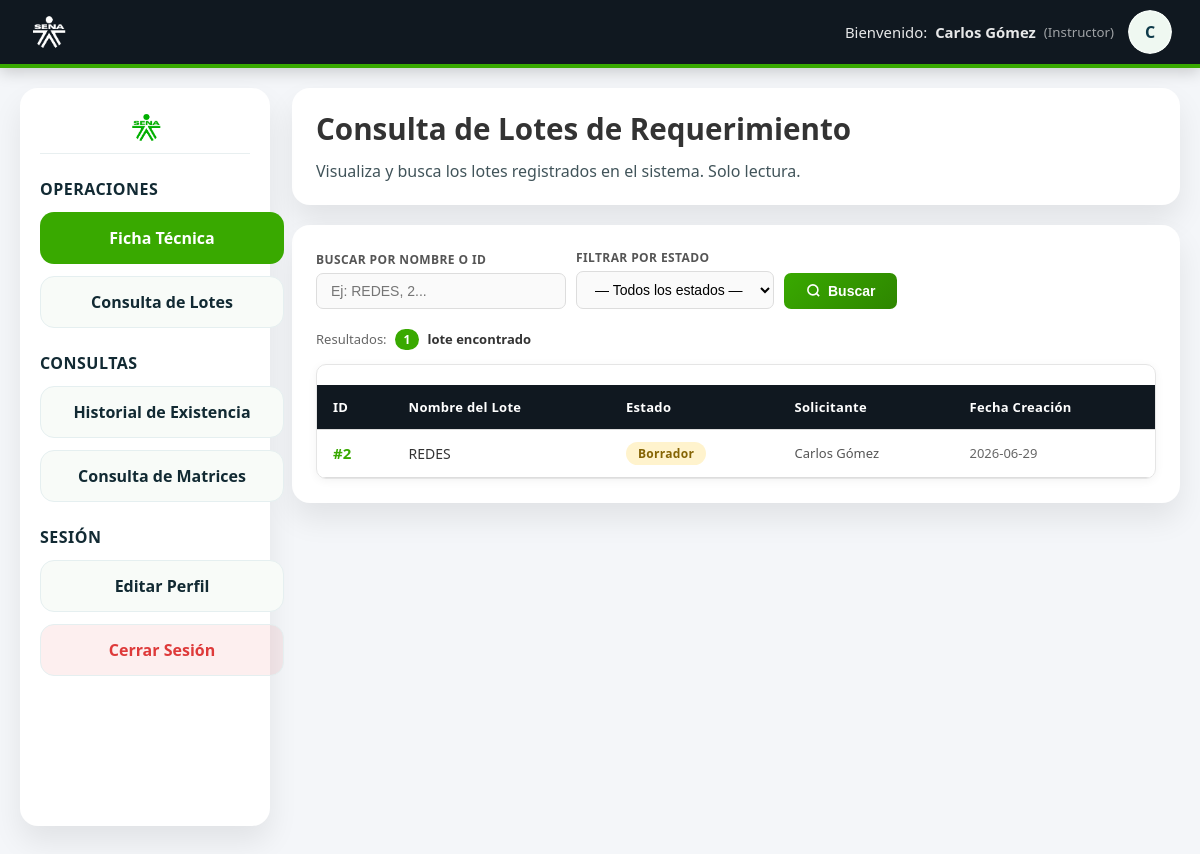
The page /crear.php (signed in) on the database its author committed.
### tables this page shows
CREATE TABLE `lote_requerimiento` (
  `ID_LOTE` int(11) NOT NULL,
  `ID_SOLICITANTE` int(11) NOT NULL,
  `LOTE_NOMBRE` varchar(100) NOT NULL,
  `ESTADO_TRAMITE` enum('Borrador','Enviado','Aprobado','Rechazado') NOT NULL,
  `FECHA_CREACION` date NOT NULL
);

CREATE TABLE `usuario` (
  `ID_USUARIO` int(11) NOT NULL,
  `ID_ROL` int(11) NOT NULL,
  `DOCUMENTO` varchar(20) NOT NULL,
  `NOMBRE` varchar(100) NOT NULL,
  `APELLIDO` varchar(100) NOT NULL,
  `EMAIL` varchar(100) NOT NULL,
  `PASSWORD` text NOT NULL,
  `ESTADO` enum('Activo','Inactivo','Pendiente') DEFAULT 'Activo'
);

### crear.php (the view, shortened to what this page needs)
<?php
require_once 'conexion.php';
$photoPath = null;
$busqueda = trim($_GET['q'] ?? '');
$params = [];
$sql = "SELECT lr.ID_LOTE, lr.LOTE_NOMBRE, lr.ESTADO_TRAMITE, lr.FECHA_CREACION,
               u.NOMBRE, u.APELLIDO
        FROM lote_requerimiento lr
        LEFT JOIN usuario u ON lr.ID_SOLICITANTE = u.ID_USUARIO";
$sql .= " ORDER BY lr.FECHA_CREACION DESC, lr.ID_LOTE DESC";
$stmt = $pdo->prepare($sql);
$stmt->execute($params);
$lotes = $stmt->fetchAll();
$total = count($lotes);
?>
<!DOCTYPE html>
<html lang="es">
<head>
    <link rel="stylesheet" href="estilos.css">
</head>
<body>
<header class="dashboard-header">
    <div class="header-brand">
        <img src="imagenes/sena-logo.png" alt="SENA">
    </div>
    <div class="header-user">
        <div class="header-user-text">
            Bienvenido: <strong><?= htmlspecialchars($_SESSION['usuario_nombre']) ?></strong>
            <span class="header-user-role">(<?= htmlspecialchars($_SESSION['rol_nombre']) ?>)</span>
        </div>
        <a href="instructor_profile.php" class="header-avatar-link" title="Editar perfil">
            <?php if ($photoPath): ?>
                <img src="<?= htmlspecialchars($photoPath) ?>" alt="Foto perfil" class="header-avatar">
            <?php else: ?>
                <div class="header-avatar"><?= strtoupper(substr($_SESSION['usuario_nombre'], 0, 1)) ?></div>
            <?php endif; ?>
        </a>
    </div>
</header>
<div class="dashboard-page">
    <aside class="dashboard-sidebar">
        <div class="sidebar-logo">
            <img src="imagenes/sena-logo.png" alt="SENA">
        </div>
        <div class="sidebar-group">
            <h4>Operaciones</h4>
            <a href="crear_ficha_tecnica.php" class="sidebar-link sidebar-link--primary">Ficha Técnica</a>
            <a href="crear.php" class="sidebar-link active">Consulta de Lotes</a>
        </div>
        <div class="sidebar-group">
            <h4>Consultas</h4>
            <a href="historial_existencia.php" class="sidebar-link">Historial de Existencia</a>
            <a href="matriz.php" class="sidebar-link">Consulta de Matrices</a>
        </div>
        <div class="sidebar-group sidebar-group--session">
            <h4>Sesión</h4>
            <a href="instructor_profile.php" class="sidebar-link">Editar Perfil</a>
            <a href="logout.php" class="sidebar-link sidebar-link--logout">Cerrar Sesión</a>
        </div>
    </aside>
    <main class="dashboard-main">
        <div class="dashboard-topbar">
            <div>
                <h2>Consulta de Lotes de Requerimiento</h2>
                <p class="dashboard-subtitle">Visualiza y busca los lotes registrados en el sistema. Solo lectura.</p>
            </div>
        </div>
        <div class="panel-card">
            <form method="GET" action="crear.php" id="form-busqueda">
                <div class="search-bar">
                    <div class="field-group">
                        <label for="q">Buscar por nombre o ID</label>
                        <input
                            type="text"
                            id="q"
                            name="q"
                            class="search-input"
                            placeholder="Ej: REDES, 2..."
                            value="<?= htmlspecialchars($busqueda) ?>"
                            autocomplete="off"
                        >
                    </div>
                    <div class="field-group">
                        <label for="estado">Filtrar por estado</label>
                        <select name="estado" id="estado" class="search-input" style="min-width:160px">
                            <option value="">— Todos los estados —</option>
                        </select>
                    </div>
                    <button type="submit" class="btn-buscar" id="btn-buscar">
                        <svg xmlns="http://www.w3.org/2000/svg" width="15" height="15" viewBox="0 0 24 24"
                             fill="none" stroke="currentColor" stroke-width="2.5">
                            <circle cx="11" cy="11" r="8"/><line x1="21" y1="21" x2="16.65" y2="16.65"/>
                        </svg>
                        Buscar
                    </button>
                </div>
            </form>
            <div class="results-meta">
                <span>Resultados:</span>
                <span class="badge-count"><?= $total ?></span>
                <strong>lote<?= $total !== 1 ? 's' : '' ?> encontrado<?= $total !== 1 ? 's' : '' ?></strong>
            </div>
            <div class="lotes-table-wrap">
                <table class="lotes-table">
                    <thead>
                        <tr>
                            <th>ID</th>
                            <th>Nombre del Lote</th>
                            <th>Estado</th>
                            <th>Solicitante</th>
                            <th>Fecha Creación</th>
                        </tr>
                    </thead>
                    <tbody>
                        <?php if (empty($lotes)): ?>
                            <tr>
                                <td colspan="5">
                                    <div class="empty-state">
                                        <svg xmlns="http://www.w3.org/2000/svg" width="52" height="52"
                                             viewBox="0 0 24 24" fill="none" stroke="#bbb" stroke-width="1.5">
                                            <circle cx="11" cy="11" r="8"/>
                                            <line x1="21" y1="21" x2="16.65" y2="16.65"/>
                                            <line x1="8" y1="11" x2="14" y2="11"/>
                                        </svg>
                                        <p>No se encontraron lotes</p>
                                        <span>Intenta con otro término o limpia los filtros</span>
                                    </div>
                                </td>
                            </tr>
                        <?php else: ?>
                            <?php foreach ($lotes as $l): ?>
                                <?php
                                    $estadoClass = 'badge-' . strtolower($l['ESTADO_TRAMITE']);
                                    $solicitante = trim(($l['NOMBRE'] ?? '') . ' ' . ($l['APELLIDO'] ?? ''));
                                ?>
                                <tr>
                                    <td class="td-id">#<?= htmlspecialchars($l['ID_LOTE']) ?></td>
                                    <td class="td-nombre"><?= htmlspecialchars($l['LOTE_NOMBRE']) ?></td>
                                    <td>
                                        <span class="badge-estado <?= htmlspecialchars($estadoClass) ?>">
                                            <?= htmlspecialchars($l['ESTADO_TRAMITE']) ?>
                                        </span>
                                    </td>
                                    <td class="td-solicitante"><?= htmlspecialchars($solicitante) ?></td>
                                    <td class="td-fecha"><?= htmlspecialchars($l['FECHA_CREACION']) ?></td>
                                </tr>
                            <?php endforeach; ?>
                        <?php endif; ?>
                    </tbody>
                </table>
            </div>
        </div>
    </main>
</div>
</body>
</html>

### crear.php (style rules this page uses)
.search-bar { display: flex; gap: 10px; align-items: flex-end; flex-wrap: wrap; margin-bottom: 20px; }
.search-bar .field-group { display: flex; flex-direction: column; gap: 5px; }
.search-bar label { font-size: 12px; font-weight: 600; color: #555; text-transform: uppercase; letter-spacing: 0.4px; }
.search-input { border: 1.5px solid #ddd; border-radius: 7px; padding: 9px 14px; font-size: 14px; outline: none; background: #fafafa; transition: border-color 0.2s, box-shadow 0.2s; min-width: 220px; }
.btn-buscar { background: linear-gradient(135deg,#39a900,#2e8600); color: #fff; border: none; border-radius: 7px; padding: 10px 22px; font-size: 14px; font-weight: 600; cursor: pointer; transition: background 0.2s, transform 0.1s; display: flex; align-items: center; gap: 7px; }
.results-meta { font-size: 13px; color: #666; margin-bottom: 14px; display: flex; align-items: center; gap: 8px; }
.results-meta strong { color: #333; }
.badge-count { background: #39a900; color: #fff; font-size: 12px; font-weight: 700; padding: 2px 9px; border-radius: 20px; }
.lotes-table-wrap { overflow-x: auto; border-radius: 10px; border: 1px solid #e5e5e5; box-shadow: 0 2px 10px rgba(0,0,0,.05); }
.lotes-table { width: 100%; border-collapse: collapse; font-size: 14px; }
.lotes-table thead tr { background: #1a1a2e; color: #fff; }
.lotes-table thead th { padding: 13px 16px; text-align: left; font-weight: 600; font-size: 13px; letter-spacing: 0.3px; white-space: nowrap; }
.lotes-table tbody tr { border-bottom: 1px solid #f0f0f0; transition: background 0.15s; }
.lotes-table tbody tr:last-child { border-bottom: none; }
.lotes-table tbody td { padding: 12px 16px; color: #333; vertical-align: middle; }
.lotes-table .td-id { font-weight: 700; color: #39a900; font-size: 15px; }
.lotes-table .td-nombre { font-weight: 500; }
.lotes-table .td-fecha { color: #666; font-size: 13px; }
.lotes-table .td-solicitante { color: #555; font-size: 13px; }
.badge-estado { display: inline-block; padding: 3px 12px; border-radius: 20px; font-size: 12px; font-weight: 700; letter-spacing: 0.3px; }
.badge-borrador { background: #fff3cd; color: #856404; }

### rows shown on the page
lote_requerimiento: ID_LOTE "2", LOTE_NOMBRE "REDES", ESTADO_TRAMITE "Borrador", usuario.NOMBRE+APELLIDO "Carlos Gómez", FECHA_CREACION "2026-06-29"

### other values the page prints
$_SESSION['usuario_nombre'] "Carlos Gómez"
$_SESSION['rol_nombre'] "Instructor"
substr($_SESSION['usuario_nombre'], 0, 1) "C"
$total "1"
